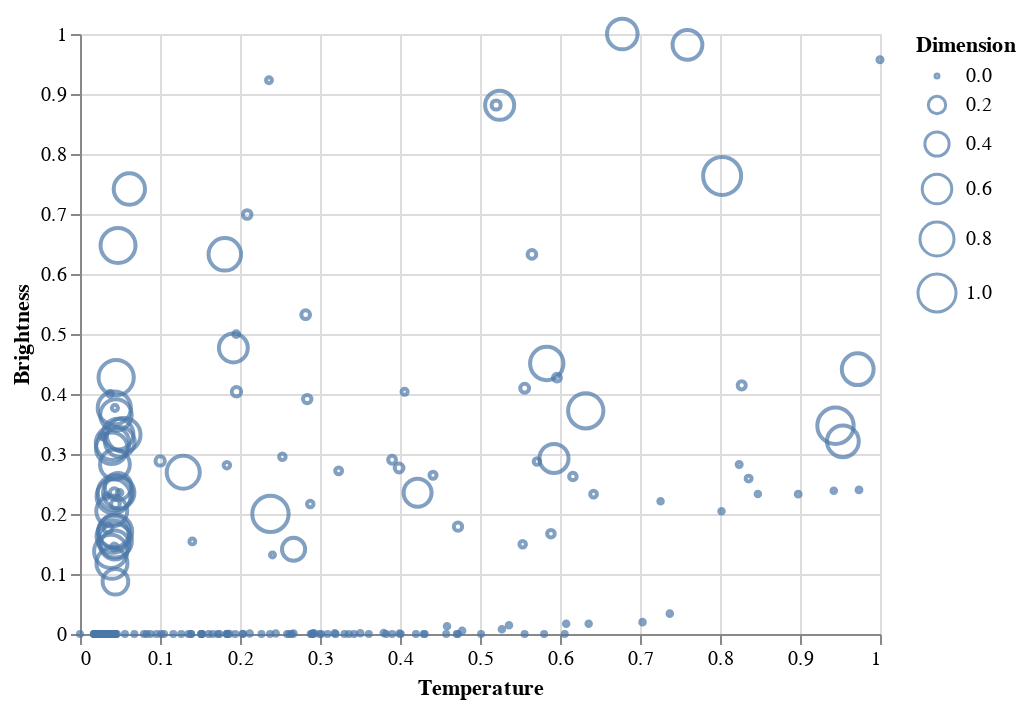

Notebook cell for this chart:
### Markdown cell above
Sono state normalizzate le colonne con i dati scalari all'interno del dataset per poter plottare nuovamente i dati come fatto in precedenza

### Code cell
alt.Chart(dataset).mark_point().encode( 
    
    x = alt.X('Temperature',
         scale = alt.Scale(domain = (min(dataset.Temperature), max(dataset.Temperature))),
         axis = alt.Axis(format='K', title='Temperature')
         ),
    
    y = alt.Y('L',
         scale = alt.Scale(domain = (min(dataset.L), max(dataset.L))),
         axis = alt.Axis(format='K', title='Brightness')
         ),
    
    size = alt.Size('R', legend = alt.Legend(title = 'Dimension'))
)

### Figure 1 — Vega-Lite specification as saved in the notebook (floating-point values rounded to 4 significant figures; data arrays with more than 128 entries replaced by an {"elided": "..."} marker saying what was removed)
{"config": {"view": {"continuousWidth": 400, "continuousHeight": 300}}, "data": {"name": "data-1044c3e18bdad4ce708840362e5da868"}, "mark": "point", "encoding": {"size": {"type": "quantitative", "field": "R", "legend": {"title": "Dimension"}}, "x": {"type": "quantitative", "axis": {"format": "K", "title": "Temperature"}, "field": "Temperature", "scale": {"domain": [0.0, 1.0]}}, "y": {"type": "quantitative", "axis": {"format": "K", "title": "Brightness"}, "field": "L", "scale": {"domain": [0.0, 1.0]}}}, "$schema": "https://vega.github.io/schema/vega-lite/v4.8.1.json", "datasets": {"data-1044c3e18bdad4ce708840362e5da868": {"elided": "240 records"}}}
